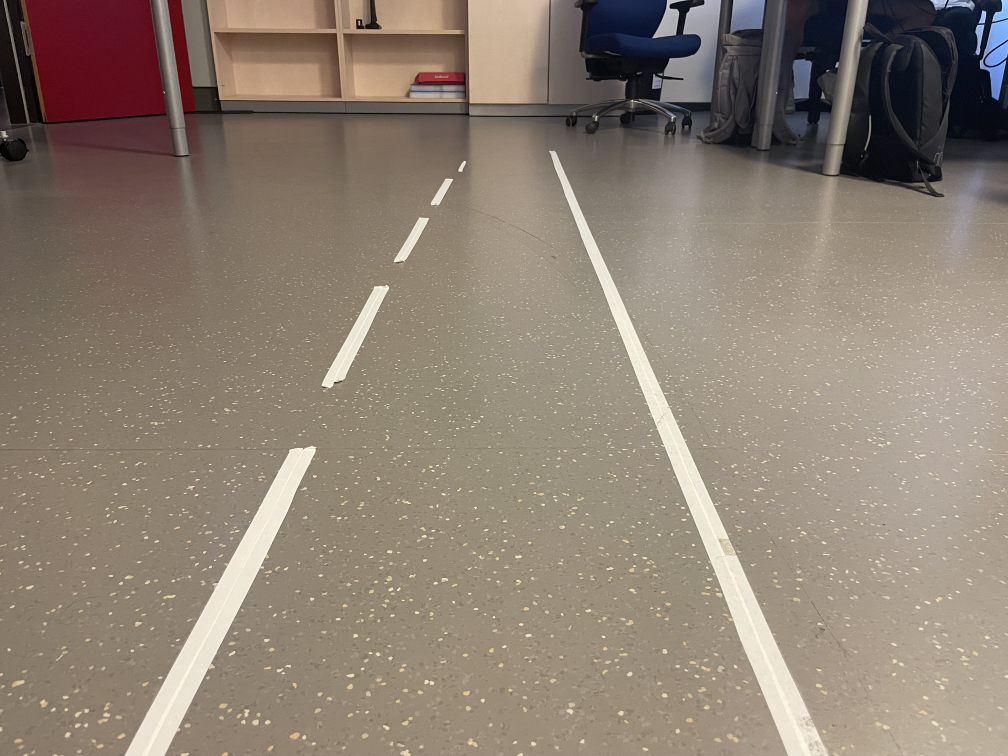
#> input picture code/ros_ws/src/autonomros_lane_detection/test/double_lane.jpg, 4032 x 3024 px (shown at 1/4 size)
$ python follow_lane_test.py
#> lines starting #> are read from the running program, lines starting #| are printed output that depends on the picture; after the words box and inside, x2 and y2 are one past the last pixel; in counts of white or black regions, pixels touching at a corner belong together; pictures that were not available may be replaced by others from this repository, and a replacement may not be noted
import numpy as np
import cv2
import os


# Global vars. initial values
image_input = 0
error = 0
just_seen_line = False
should_move = False
height = 0
width = 0


hue_white_l = 0
hue_white_h = 179
saturation_white_l = 0
saturation_white_h = 35
lightness_white_l = 215
lightness_white_h = 255

lower_white = np.array([hue_white_l, saturation_white_l, lightness_white_l])
upper_white = np.array([hue_white_h, saturation_white_h, lightness_white_h])

reliability_white_line = 100


def crop_size(height, width):
    """
    Get the measures to crop the image
    Output:
    (Height_upper_boundary, Height_lower_boundary,
     Width_left_boundary, Width_right_boundary)
    """
    ## Update these values to your liking.

    return (0*height//20, 15*height//20, 0*width//8, 8*width//8)

def get_line(image):
    """
    Tune the saturation and brightness of the image
    """
    global reliability_white_line
    global hue_white_l
    global hue_white_h
    global saturation_white_l
    global saturation_white_h
    global lightness_white_l
    global lightness_white_h
    global lower_white
    global upper_white

    global crop_w_start
    height, width, _ = image.shape
    crop_h_start, crop_h_stop, crop_w_start, crop_w_stop = crop_size(height, width)

    # get the bottom part of the image (matrix slicing)
    crop = image[crop_h_start:crop_h_stop, crop_w_start:crop_w_stop]

    hsv = cv2.cvtColor(crop, cv2.COLOR_BGR2HSV)
    mask = cv2.inRange(hsv, lower_white, upper_white)
    res = cv2.bitwise_and(crop, crop, mask = mask)

    res = cv2.cvtColor(res, cv2.COLOR_BGR2GRAY)


    #Remove white dots from image

    # convert to binary by thresholding
    ret, binary_map = cv2.threshold(res,127,255,0)

    # do connected components processing
    nlabels, labels, stats, centroids = cv2.connectedComponentsWithStats(binary_map)

    #get CC_STAT_AREA component as stats[label, COLUMN]
    areas = stats[1:,cv2.CC_STAT_AREA]

    result = np.zeros((labels.shape), np.uint8)

    for i in range(0, nlabels - 1):
        if areas[i] >= 100:   #keep
            result[labels == i + 1] = 255

    fraction_num = np.count_nonzero(mask)
    if fraction_num > 35000:
        if lightness_white_l < 250:
                lightness_white_l += 5
    elif fraction_num < 5000:
        if lightness_white_l > 50:
            lightness_white_l -= 5

    how_much_short = 0
    for i in range(0, 600):
        if np.count_nonzero(mask[i,::]) > 0:
            how_much_short += 1
    how_much_short = 600 - how_much_short

    if how_much_short > 100:
        if reliability_white_line >= 5:
            reliability_white_line -= 5
    elif how_much_short <= 100:
        if reliability_white_line <= 99:
            reliability_white_line += 5


    return result


def intersection(p1,p2,p3,p4):
    slope_a = (p2[1] - p1[1]) / (p2[0] - p1[0])
    slope_b = (p4[1] - p3[1]) / (p4[0] - p3[0])
    inter_a = p1[1] - slope_a * p1[0]
    inter_b = p3[1] - slope_b * p3[0]
    x = (inter_b - inter_a) / (slope_a - slope_b)
    y = (slope_a * x) + inter_a
    return (int(x),int(y))

def make_coordinates(line_parameters):
    slope = line_parameters[0]
    intercept = line_parameters[1]
    #make coordinates
    y1 = int(height)
    y2 = int(y1*(2/5))
    x1 = int((y1 - intercept)/slope)
    x2 = int((y2 - intercept)/slope)
    return [(x1,y1),(x2,y2)]


def filter_lines(lines):
    left_line_fit = []
    right_line_fit = []
    for line in lines:
        x1, y1, x2, y2 = line.reshape(4)
        parameters = np.polyfit((x1,x2), (y1,y2), 1)
        print(parameters)
        print(type(parameters))
        slope = parameters[0]
        print(slope)
        intercept = parameters[1]
        print(intercept)
        print(parameters)
        if slope > 0:
            right_line_fit.append((slope,intercept))
        if slope < 0 and intercept > height:
            left_line_fit.append((slope,intercept))
    if (len(right_line_fit) > 0) and (len(left_line_fit) >0):
        left_line_average = np.average(left_line_fit, axis=0)
        right_line_average = np.average(right_line_fit, axis=0)
        left_line = make_coordinates(left_line_average)
        right_line = make_coordinates(right_line_average)
        return (left_line,right_line)
    return (None,None)

def region_of_interest(img, vertices):
    mask = np.zeros_like(img)
    #channel_count = img.shape[2]
    match_mask_color = 255
    cv2.fillPoly(mask, vertices, match_mask_color)
    masked_image = cv2.bitwise_and(img, mask)
    return masked_image

def draw_the_lines(img, lines):
    img = np.copy(img)
    blank_image = np.zeros((img.shape[0], img.shape[1], 3), dtype=np.uint8)
    if lines is not None:
        for line in lines:
            for x1, y1, x2, y2 in line:
                cv2.line(blank_image, (x1,y1), (x2,y2), (0, 255, 0), thickness=10)

        img = cv2.addWeighted(img, 0.8, blank_image, 1, 0.0)
    return img


def timer_callback():
    """
    Function to be called when the timer ticks.
    According to an image 'image_input', determine the speed of the robot
    so it can follow the contour
    """

    global error
    global image_input
    global just_seen_line
    global should_move
    global finalization_countdown
    global height
    global width

    # Wait for the first image to be received
    if type(image_input) != np.ndarray:
        return

    print(image_input.shape)
    height = image_input.shape[0]
    width = image_input.shape[1]

    image = image_input.copy()

    region_of_interest_vertices = [
        (int(0), int(height)),
        (int(width/2), int(height/4)),
        (int(width), int(height))
    ]


    gray_image = cv2.cvtColor(image, cv2.COLOR_RGB2GRAY)
    canny_image = cv2.Canny(gray_image, 100, 120)
    cropped_image = region_of_interest(canny_image,
                    np.array([region_of_interest_vertices], np.int32),)
    lines = cv2.HoughLinesP(cropped_image,
                            rho=2,
                            theta=np.pi/180,
                            threshold=100,
                            lines=np.array([]),
                            minLineLength=40,
                            maxLineGap=100)

    image_with_lines = draw_the_lines(image, lines)

    cv2.line(image_with_lines, region_of_interest_vertices[0],region_of_interest_vertices[1] ,(10,100,240),thickness=3)
    cv2.line(image_with_lines, region_of_interest_vertices[1],region_of_interest_vertices[2] ,(10,100,240),thickness=3)
    cv2.line(image_with_lines, region_of_interest_vertices[0],region_of_interest_vertices[2] ,(10,100,240),thickness=3)

    #cv2.rectangle(image_with_lines, region_of_interest_vertices[0],region_of_interest_vertices[2], (20,130,2), thickness=3)


    if lines is not None:
        left_line, right_line = filter_lines(lines)
        if ((left_line is not None) and (right_line is not None)):
            cv2.line(image_with_lines, left_line[0], left_line[1] ,(100,150,0),thickness=3)
            cv2.line(image_with_lines, right_line[0],right_line[1] ,(100,150,0),thickness=3)


            left_point = intersection(left_line[0], left_line[1],region_of_interest_vertices[0],region_of_interest_vertices[2])
            right_point = intersection(right_line[0],right_line[1],region_of_interest_vertices[0],region_of_interest_vertices[2])
            trajectory_point = (int((left_point[0]+right_point[0])/2), right_point[1])
            print("trajectory: ", trajectory_point)

            cv2.circle(image_with_lines, trajectory_point, radius=8, color=(0,0,255), thickness=-1)

    # [23 lines of commented-out code are left out]
    return image_with_lines

    #cv2.waitKey(0)
    #return image_with_lines


def main():
    dir = 'images'
    for f in os.listdir(dir):
        os.remove(os.path.join(dir, f))

    image = cv2.imread(os.path.join(".","double_lane.jpg"))
#> image is the input picture: shape (3024, 4032, 3); mean B, G, R 114.9, 128, 141.2
    image_result = cv2.imread(os.path.join(".","image_preprocessing.jpg"))
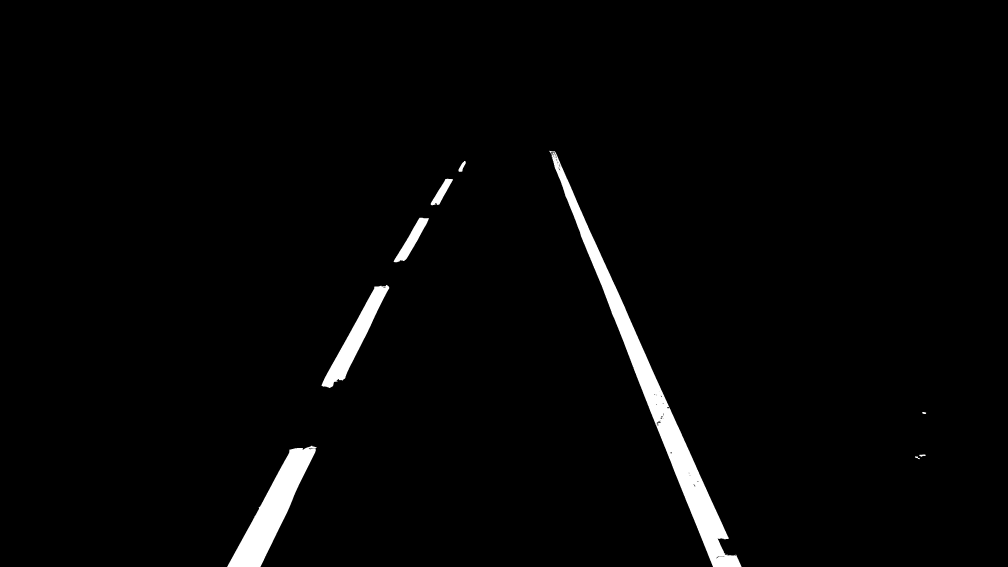
#> input picture code/ros_ws/src/autonomros_lane_detection/test/image_preprocessing.jpg, 4032 x 2268 px (shown at 1/4 size)
#> image_result is the input picture: shape (2268, 4032, 3); min 0, max 255, mean 5.8
    annotated_image = get_line(image)
#> in get_line, `crop = image[crop_h_start:crop_h_stop, crop_w_start:crop_w_stop]`:
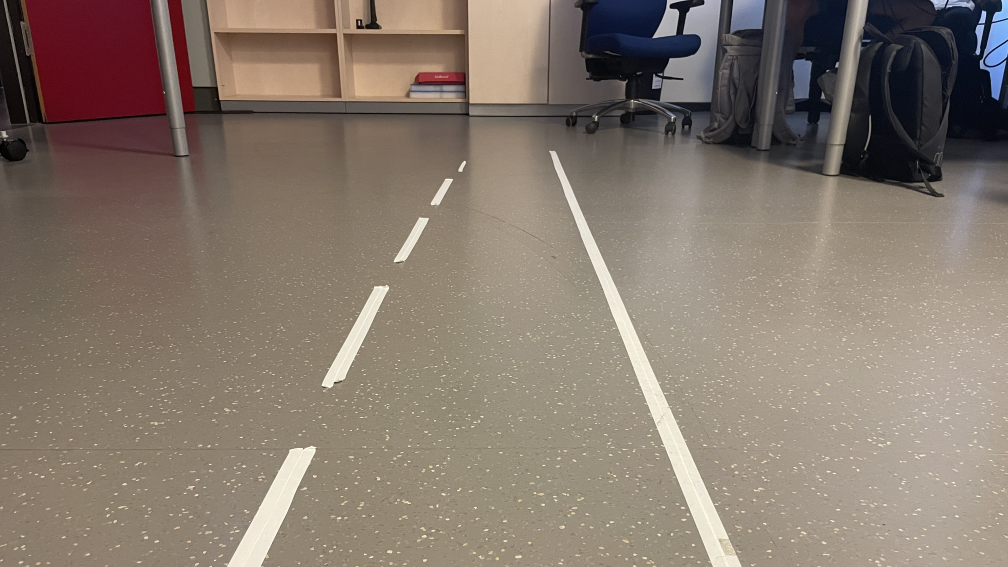
#> crop: shape (2268, 4032, 3) (shown at 1/4 size); mean B, G, R 109.5, 120.9, 134
#> in get_line, `hsv = cv2.cvtColor(crop, cv2.COLOR_BGR2HSV)`: hsv: shape (2268, 4032, 3); mean H, S, V 34, 59.5, 135.7
#> in get_line, `mask = cv2.inRange(hsv, lower_white, upper_white)`:
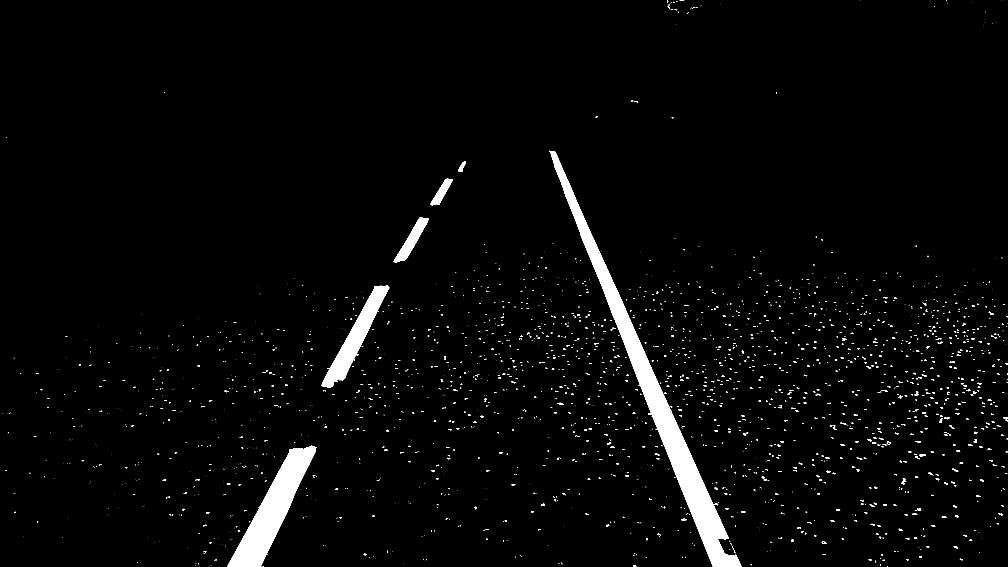
#> mask: shape (2268, 4032) (shown at 1/4 size); 2.7% white; 2560 white regions (1874 under 20 px), largest, box (x1, y1, x2, y2) and area: (2197, 603, 2966, 2268) 113798, (908, 1783, 1267, 2268) 55994, (1286, 1140, 1557, 1552) 27021
#> in get_line, `res = cv2.bitwise_and(crop, crop, mask = mask)`:
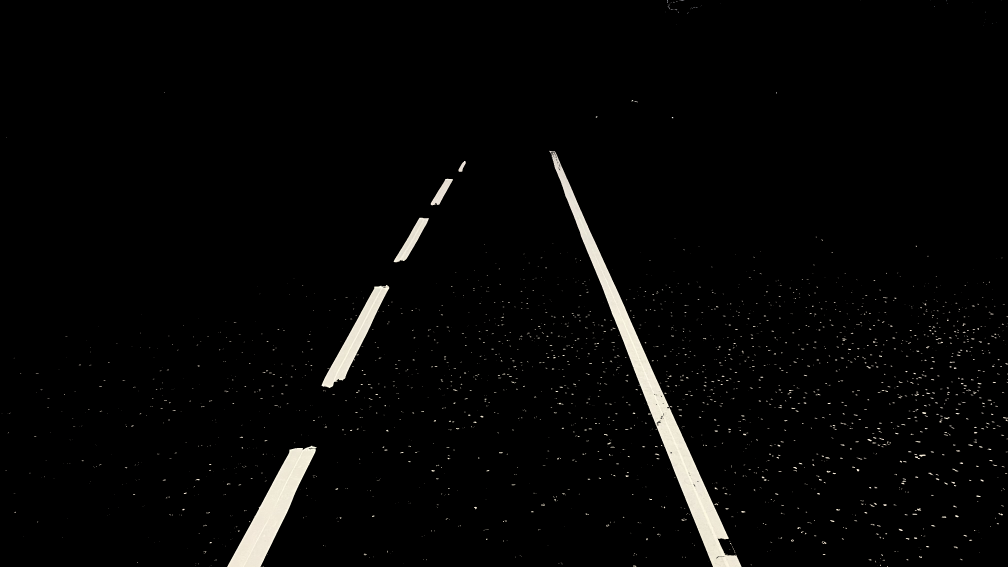
#> res: shape (2268, 4032, 3) (shown at 1/4 size); mean B, G, R 5.8, 6.2, 6.4
#> in get_line, `nlabels, labels, stats, centroids = cv2.connectedComponentsWithStats(b..`:
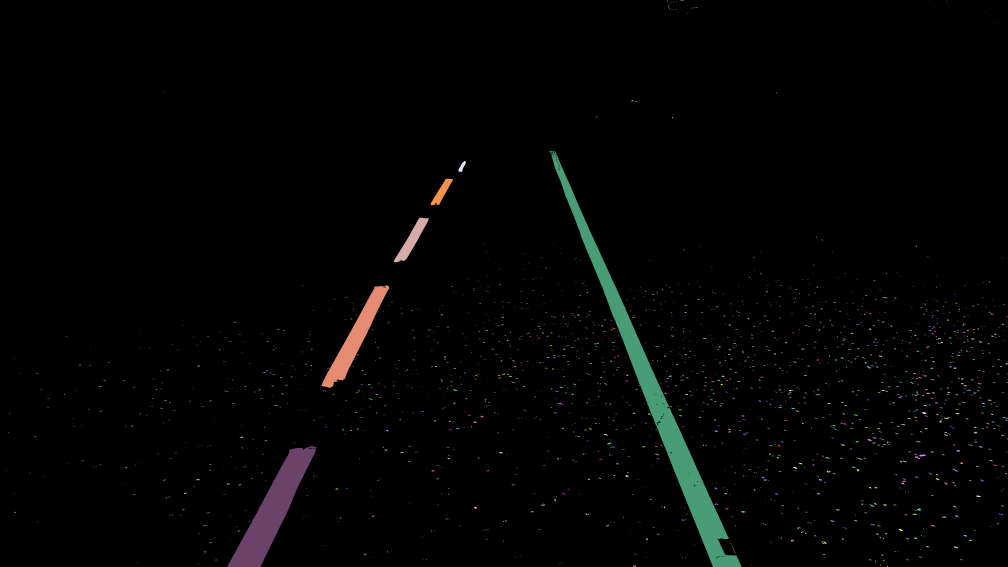
#> labels: shape (2268, 4032) int32 (shown at 1/4 size); 2561 distinct labels, from 0 to 2560; one colour per label, 0 black
#> in get_line, `nlabels, labels, stats, centroids = cv2.connectedComponentsWithStats(b..`: nlabels = 2561; stats = 2561 rows, first 6: [0, 0, 4032, 2268, 8900504], [2668, 0, 5, 12, 24], [2719, 1, 4, 2, 4], [2725, 0, 11, 3, 20], [2737, 0, 1, 1, 1], [3442, 0, 1, 1, 1]; centroids = 2561 pairs, first value 7.5 to 4031, second value 0 to 2267
#> in get_line, `areas = stats[1:,cv2.CC_STAT_AREA]`: areas = 2560 values, max 113798 at index 63, min 1 at index 3, mean 95.34
#> in get_line, `fraction_num = np.count_nonzero(mask)`: fraction_num = 244072
#> after the loop in get_line, `for i in range(0, 600):`: how_much_short = 79
#> in get_line, `how_much_short = 600 - how_much_short`: how_much_short = 521

    global image_input

    image_input = image_result
    image_output = timer_callback()
#| (2268, 4032, 3)
#> in timer_callback, `canny_image = cv2.Canny(gray_image, 100, 120)`: canny_image: shape (2268, 4032); 0.08% white in thin lines or dots, all inside (x1, y1, x2, y2) = (908, 603, 3705, 2268)
#> in region_of_interest, `cv2.fillPoly(mask, vertices, match_mask_color)`:
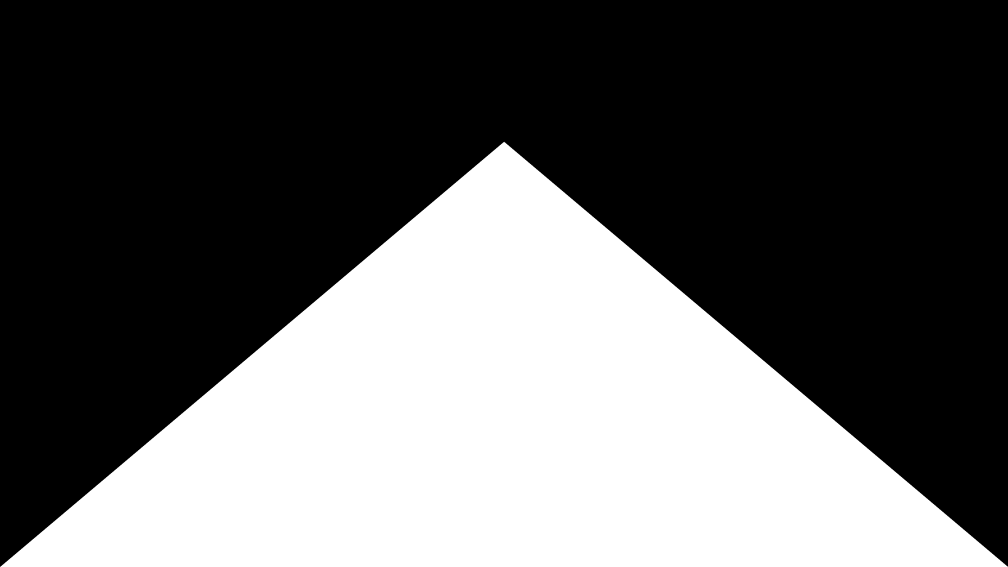
#> mask: shape (2268, 4032) (shown at 1/4 size); 37.5% white; 1 white region, box (x1, y1, x2, y2) and area: (1, 567, 4032, 2268) 3429531
#> in region_of_interest, `masked_image = cv2.bitwise_and(img, mask)`: masked_image: shape (2268, 4032); 0.07% white in thin lines or dots, all inside (x1, y1, x2, y2) = (908, 759, 2967, 2268)
#> in timer_callback, `lines = cv2.HoughLinesP(cropped_image, rho=2, theta=np.pi/180, thresho..`: lines = 27 rows, first 6: [2438, 1094, 2707, 1696], [2583, 1600, 2852, 2267], [1294, 1521, 1501, 1146], [2489, 1354, 2607, 1659], [1377, 1515, 1556, 1148], [936, 2215, 1052, 2004]
#> the loop in draw_the_lines, `for line in lines:` made 27 passes
#> line on passes 1 to 12: [[2438, 1094, 2707, 1696]], [[2583, 1600, 2852, 2267]], [[1294, 1521, 1501, 1146]], [[2489, 1354, 2607, 1659]], [[1377, 1515, 1556, 1148]], [[936, 2215, 1052, 2004]], [[2308, 901, 2431, 1207]], [[1042, 2266, 1163, 2016]], [[2682, 1638, 2817, 1940]], [[2312, 817, 2374, 956]], [[2852, 2015, 2942, 2217]], [[2423, 1189, 2487, 1349]]
#> in draw_the_lines, `img = cv2.addWeighted(img, 0.8, blank_image, 1, 0.0)`:
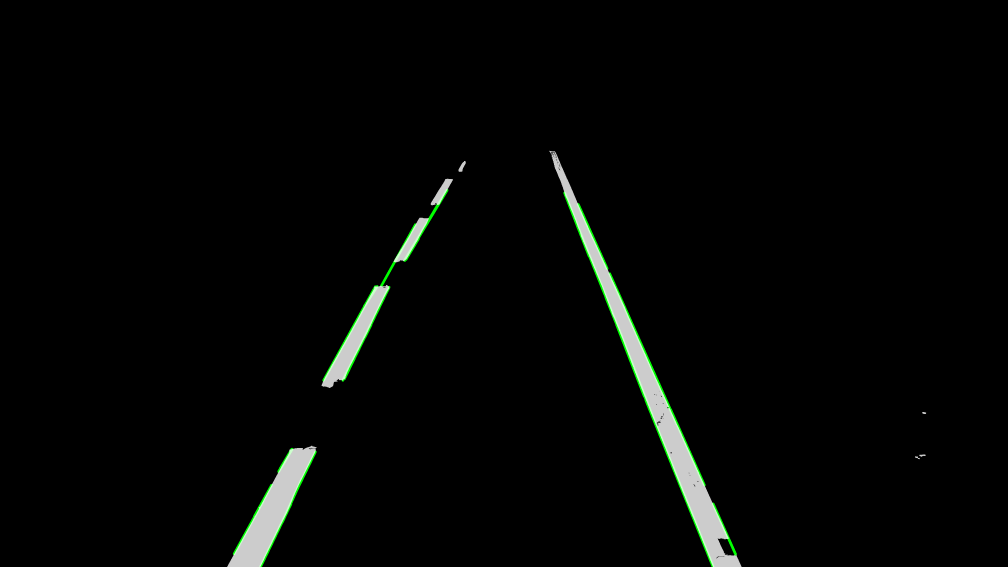
#> img: shape (2268, 4032, 3) (shown at 1/4 size); mean of channels 0, 1, 2 4.7, 5.7, 4.7; drawn as B, G, R
#> the loop in filter_lines, `for line in lines:` made 27 passes
#> (x1, y1, x2, y2, slope, intercept) on passes 1 to 12: (2438, 1094, 2707, 1696, 2.24, -4362), (2583, 1600, 2852, 2267, 2.48, -4804.7), (1294, 1521, 1501, 1146, -1.81, 3865.2), (2489, 1354, 2607, 1659, 2.58, -5079.4), (1377, 1515, 1556, 1148, -2.05, 4338.2), (936, 2215, 1052, 2004, -1.82, 3917.6), (2308, 901, 2431, 1207, 2.49, -4840.9), (1042, 2266, 1163, 2016, -2.07, 4418.9), (2682, 1638, 2817, 1940, 2.24, -4361.7), (2312, 817, 2374, 956, 2.24, -4366.4), (2852, 2015, 2942, 2217, 2.24, -4386.2), (2423, 1189, 2487, 1349, 2.5, -4868.5)
#> (printed output is left out)
#> after the loop in filter_lines, `for line in lines:`: left_line_fit = [(-1.81, 3865.2), (-2.05, 4338.2), (-1.82, 3917.6), (-2.07, 4418.9), (-1.8, 3890.2), (-1.68, 3757.6), (-1.67, 3742.7), (-1.67, 3743), (-1.81, 3907.4), (-1.96, 4214.5), (-1.69, 3775.6), (-2.22, 4595.5), (-1.66, 3726), (-1.56, 3494), (-2.06, 4401.5)]; right_line_fit = [(2.24, -4362), (2.48, -4804.7), (2.58, -5079.4), (2.49, -4840.9), (2.24, -4361.7), (2.24, -4366.4), (2.24, -4386.2), (2.5, -4868.5), (2.58, -5058.3), (2.59, -5078.1), (2.24, -4374), (2.23, -4335.8)]
#> in filter_lines, `left_line_average = np.average(left_line_fit, axis=0)`: left_line_average = [-1.83, 3985.8]
#> in filter_lines, `right_line_average = np.average(right_line_fit, axis=0)`: right_line_average = [2.39, -4659.7]
#> in make_coordinates, `slope = line_parameters[0]`: slope = -1.83
#> in make_coordinates, `intercept = line_parameters[1]`: intercept = 3985.8
#> in make_coordinates, `x1 = int((y1 - intercept)/slope)`: x1 = 936
#> in make_coordinates, `x2 = int((y2 - intercept)/slope)`: x2 = 1678
#> in filter_lines, `left_line = make_coordinates(left_line_average)`: left_line = [(936, 2268), (1678, 907)]
#> in filter_lines, `right_line = make_coordinates(right_line_average)`: right_line = [(2901, 2268), (2331, 907)]
#> in timer_callback, `left_line, right_line = filter_lines(lines)`: left_line = [(936, 2268), (1678, 907)]; right_line = [(2901, 2268), (2331, 907)]
#> in timer_callback, `left_point = intersection(left_line[0], left_line[1],region_of_interes..`: left_point = (936, 2268)
#> in timer_callback, `right_point = intersection(right_line[0],right_line[1],region_of_inter..`: right_point = (2901, 2268)
#> in timer_callback, `trajectory_point = (int((left_point[0]+right_point[0])/2), right_point..`: trajectory_point = (1918, 2268)
#| trajectory:  (1918, 2268)

    cv2.imwrite('image_preprocessing.jpg', annotated_image)
    cv2.imwrite('images/detected_lines.jpg',image_output)


    cv2.destroyAllWindows()

    #cv2.imwrite('images/detected_lines.jpg', image_with_lines)

main()
